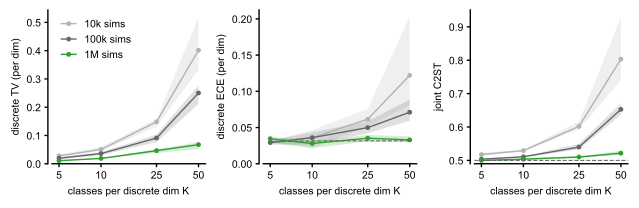

Write Python code to recreate this figure.
"""Figure for the K-sweep: MNPE accuracy vs number of classes per discrete dim.

Three panels over K (one curve per budget, mean over 3 seeds, min-max band):
  (a) per-dim discrete TV vs the exact posterior (exact marginalization, no
      sampling floor);
  (b) per-dim discrete *marginal* ECE with the analytical finite-sample
      baseline (K-aware);
  (c) joint C2ST vs exact posterior samples (0.5 = indistinguishable).

Every K-sweep point enumerates its prefixes exactly, so unlike the D-sweep no
panel here carries Monte Carlo marginalization noise.

The main curve is the default width of 32. The width probe behind the paper's
capacity claim is a separate study under ``results/scaling/`` and is filtered
out here, so this figure isolates the class count from capacity exactly as its
caption states.

Usage:
    uv run python figures/k_sweep_figure.py [--strict]

Outputs:
    figures/k_sweep_figure.pdf
    figures/k_sweep_figure.png
"""

import argparse

import matplotlib.pyplot as plt
import numpy as np
import pandas as pd

from mnpe_paper.figure_io import save_figure
from mnpe_paper.models.scaling.sweep_common import check_seed_completeness
from mnpe_paper.paths import model_results_dir
from mnpe_paper.plotting.plot_style import COLORS, despine

DEFAULT_WIDTH = 32  # the capacity probe's wider networks are a separate study

parser = argparse.ArgumentParser()
parser.add_argument("--results", default="k_sweep_results.csv")
parser.add_argument(
    "--strict",
    action="store_true",
    help="fail instead of warn when a (K, budget) cell has fewer than 3 seeds",
)
args = parser.parse_args()

CSV_PATH = model_results_dir("scaling") / args.results

if not CSV_PATH.exists():
    raise SystemExit(
        f"{CSV_PATH} is missing. It is tracked in this repository; if it has been "
        "removed, regenerate it with experiments/scaling/k_sweep.py "
        "(see experiments/scaling/README.md for the grid it was run over)."
    )

df = pd.read_csv(CSV_PATH)
if "hidden_features" in df.columns:
    df = df[df["hidden_features"] == DEFAULT_WIDTH]
check_seed_completeness(df, "K", label=args.results, strict=args.strict)
budgets = [int(b) for b in sorted(df["budget"].unique())]
ks = [int(k) for k in sorted(df["K"].unique())]
# lowest budget lightest grey -> darker; highest budget = MNPE green
_greys = np.linspace(0.7, 0.4, max(len(budgets) - 1, 1))
budget_colors = {b: f"{_greys[i]:.2f}" for i, b in enumerate(budgets[:-1])}
budget_colors[budgets[-1]] = COLORS["MNPE"]

fig, axes = plt.subplots(1, 3, figsize=(6.4, 2.1))
panels = [
    ("tv_disc_mean", "discrete TV (per dim)"),
    ("ece_marginal_mean", "discrete ECE (per dim)"),
    ("c2st_joint_mean", "joint C2ST"),
]
for ax, (col, ylabel) in zip(axes, panels):
    for budget in budgets:
        g = df[df["budget"] == budget].groupby("K")[col]
        label = (f"{budget // 1_000_000}M sims" if budget >= 1_000_000
                 else f"{budget // 1000}k sims")
        ax.plot(g.mean().index, g.mean(), "o-", ms=2.5, lw=1,
                color=budget_colors[budget], label=label)
        ax.fill_between(g.mean().index, g.min(), g.max(),
                        color=budget_colors[budget], alpha=0.2, lw=0)
    ax.set_xlabel("classes per discrete dim $K$")
    ax.set_ylabel(ylabel)
    ax.set_xscale("log")
    ax.set_xticks(ks)
    ax.set_xticklabels(ks)
    ax.minorticks_off()
    ax.set_ylim(bottom=0.49 if col.startswith("c2st") else 0)
    despine(ax, offset=3)

# K-aware ECE floor (varies only slightly with K) and C2ST chance line
ece_floor = df.groupby("K")["ece_baseline"].first()
axes[1].plot(ece_floor.index, ece_floor.values, ls="--", color="0.4", lw=0.8,
             label="calibration floor")
axes[2].axhline(0.5, ls="--", color="0.4", lw=0.8)
axes[0].legend(frameon=False, handlelength=1.4, loc="upper left")

fig.tight_layout()
save_figure(fig, "k_sweep_figure")
plt.close(fig)
print(f"Saved k_sweep_figure.pdf/png ({len(df)} runs, K={ks})")
